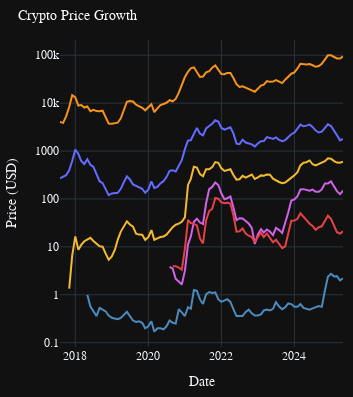

Notebook code cell kept with this figure:
### Code cell
#%% Creating IBM Plex Sansactive Price Growth Graph

# Convert Period to datetime for plotting
crypto_monthly_avg['timestamp'] = crypto_monthly_avg['timestamp'].astype(str).apply(lambda x: pd.to_datetime(x))

# Create the figure
figm = px.line(
    crypto_monthly_avg,
    x='timestamp',
    y='average_price',
    color='symbols',
    custom_data=['symbols', 'average_price'],
    title='Crypto Price Growth', 
    labels={
        'timestamp': 'Date',
        'average_price': 'Price (USD)',
        'symbols': 'Cryptocurrency'
    },
    color_discrete_map={
        'BTC/USDT': '#F7931A',  # Bitcoin Orange
        'ETH/USDT': '#636BFF',  # Ethereum Blue
        'BNB/USDT': '#F3BA2F',  # Binance Yellow
        'SOL/USDT': '#CF62E7',   # Solana Pink
        'XRP/USDT': '#4B8BBE',  # XRP Blue
        'AVAX/USDT': '#E84142'   # Avalanche Red
    },
    markers=False,
)

# Update traces to reduce marker size
figm.update_traces(
    marker={'size': 4}, # Try values between 2-6
    hovertemplate="<b>%{customdata[0]}</b><br>" +
                  "Price: $%{customdata[1]:,.2f}<br>" +
                  "<extra></extra>"
    )  
# Customize the layout
figm.update_layout(
    template='plotly_dark',
    hovermode='x unified',
    font_family="IBM Plex Sans",
    title=dict(
        text='Crypto Price Growth',
        font=dict(size=14, color='white'),
        xanchor='left'
    ),
    legend=dict(
        yanchor="top",
        y=0.99,
        xanchor="left",
        x=0.01
    ),
    height=397,  # Adjust height
    width=353,  # Adjust width
    margin=dict(
        l=10,
        r=10,
        t=40,
        b=10 
    ),
    showlegend=False,
    xaxis_title="Date",
    yaxis_title="Price (USD)",
    yaxis_type="log"  # Log scale for better price comparison
)

# Show the plot
figm.show(config={
    'displayModeBar': True,
    'displaylogo': False,
    'modeBarButtonsToAdd': ['fullscreen']
})

# Save the figure as an HTML file
figm.write_html("plots/html/cypto_price_growth_mobile.html")
